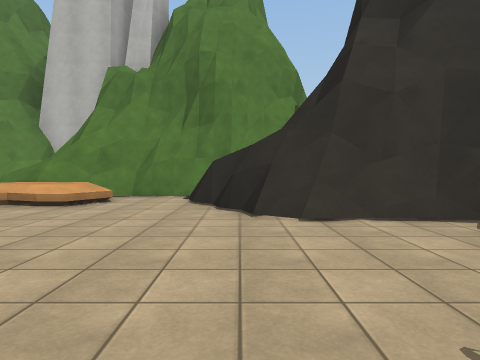
view 1 (above)

24 first-person views from a walk through a scene from a Unity 3-D project. The camera is 1.3 m above the floor, tilts 2° down and sees 75° across. The floor is counted in squares, 2 m on a side. Each view is taken from the middle of a square. On the plan, view 1 faces up. The plan holds only what a view shows up to about 10 squares ahead; the rest is blank. The place goes on beyond the plan. The player character is not drawn. Surface patterns are stand-ins for the level's own textures.

view 2
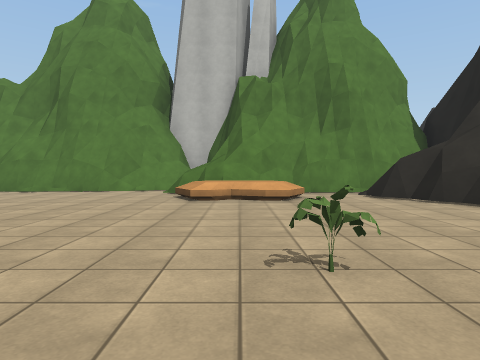

view 3
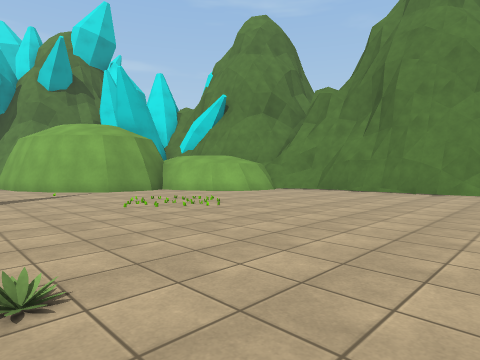

view 4
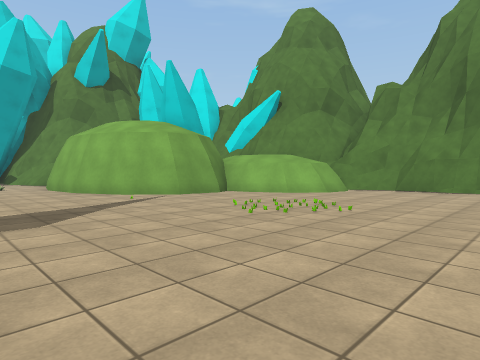

view 5
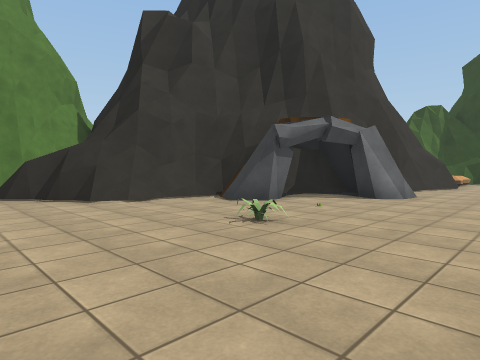

view 6
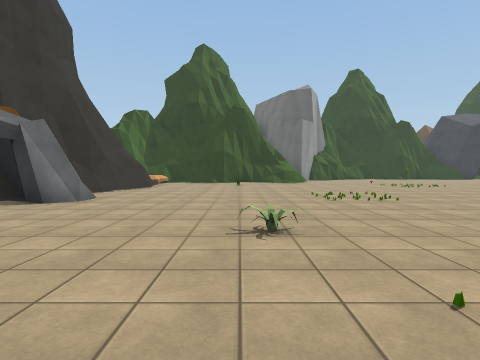

view 7
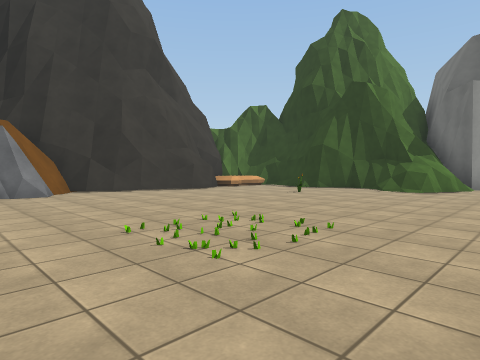

view 8
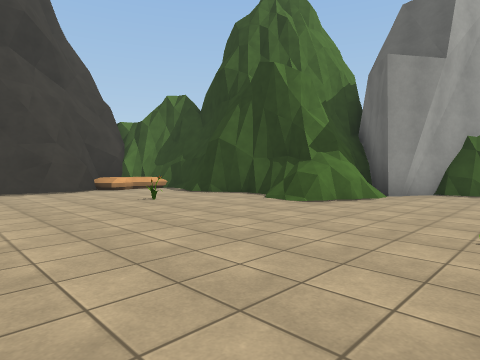

view 9
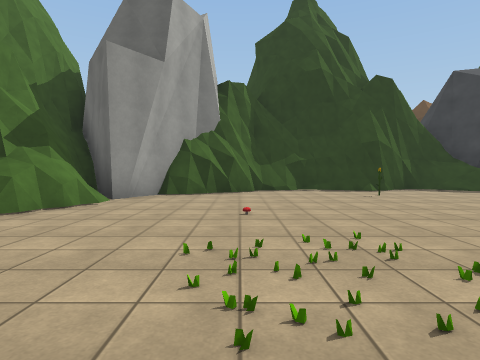

view 10
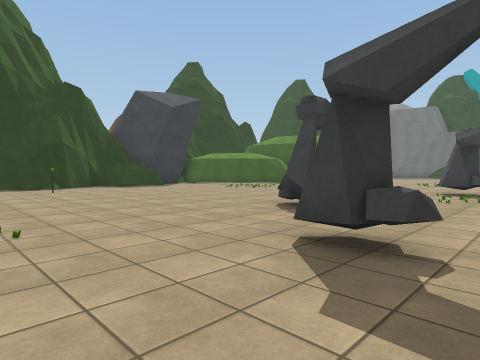

view 11
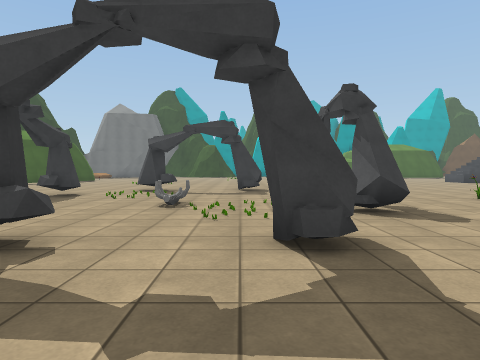

view 12
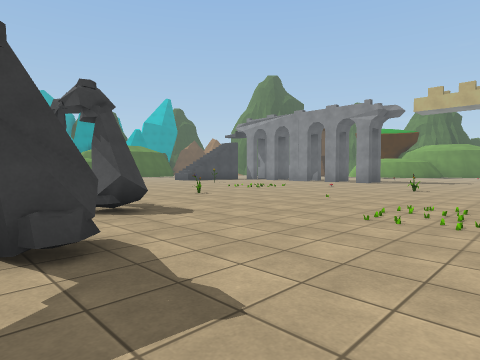

view 13
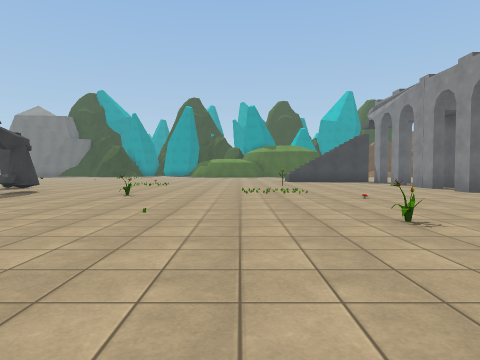

view 14
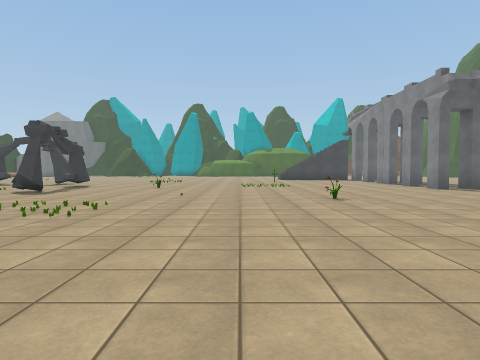

view 15
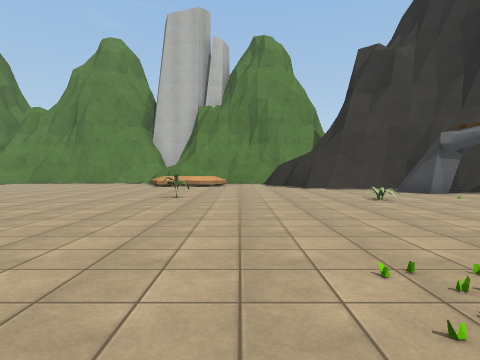

view 16
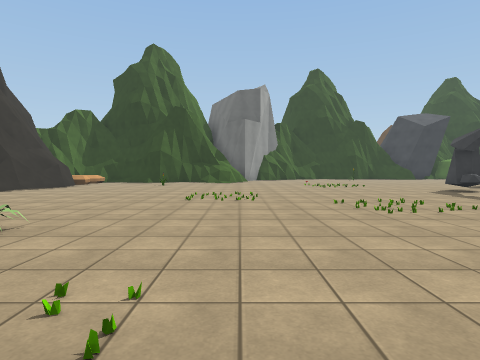

view 17
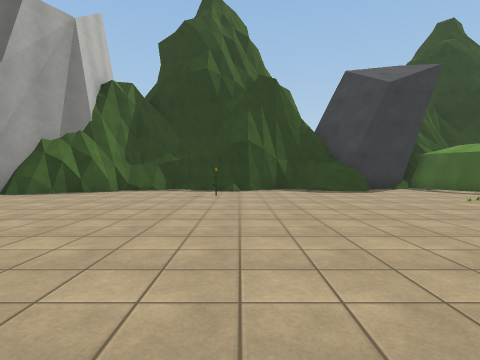

view 18
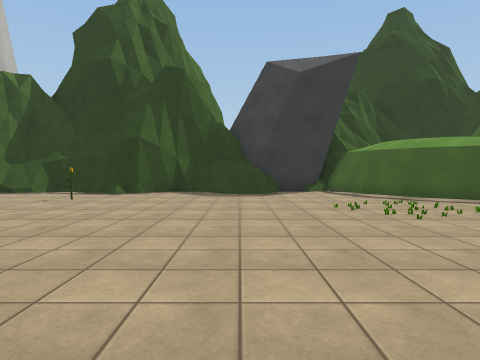

view 19
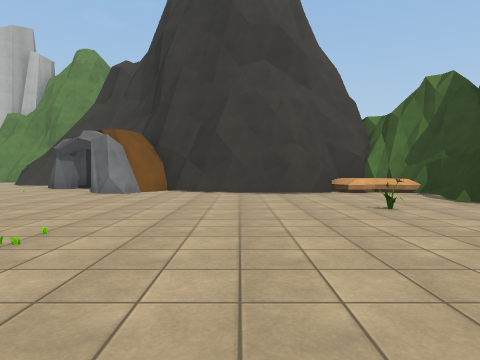

view 20
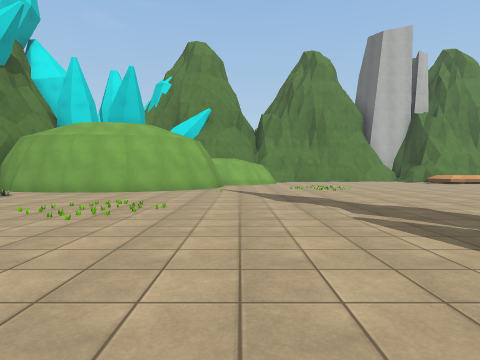

view 21
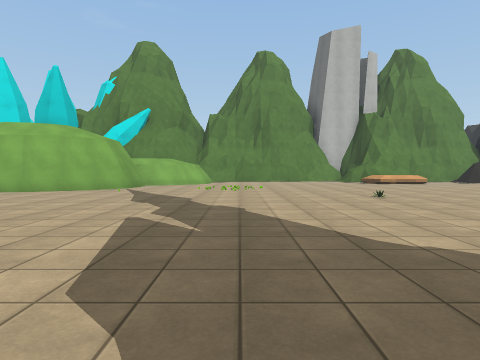

view 22
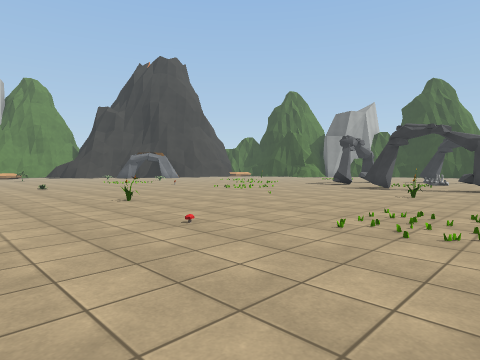

view 23
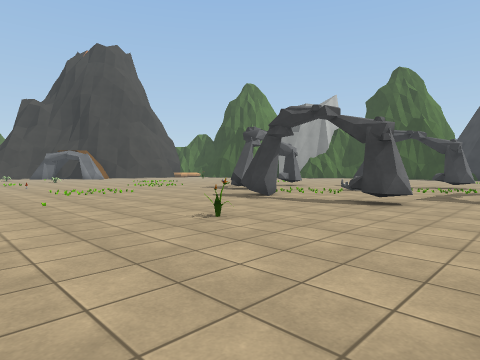

view 24
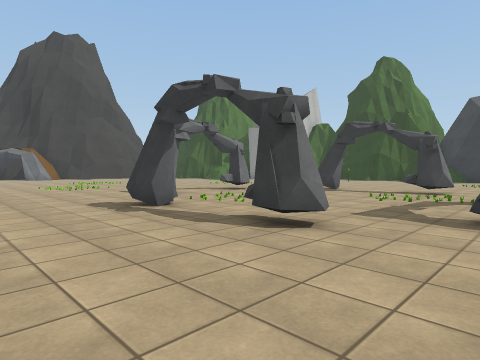

### Floor plan
Key: @ floor where view 1 was taken; # wall or solid block; . floor; / step, stairs or slope; = window, fence, low wall or low ledge; R rock; P plant; B bones; O other object.
Columns run from 18 left of view 1 to 19 right of it. Each row starts with its distance up from view 1.
  9           ####
  8      #######===#####
  7      #....../##/..=
  6      #......./R/..#
  5    ###............###
  4    #...............####
  3   ##.................####
  2  ##.....................###  ####
  1 ##.............P...P...##.####/R#
  0 ..................@.............#
 -1 ..........P.....................#
 -2 ................................#
 -3 ............ .......P........P..##
 -4  ..........   ..................###
 -5  ..........    ..O..............=####
 -6   ........      ........O.......==##
 -7    ......      ....................#
 -8     .  .     ......................##
 -9             ...................O....##
-10             .........................#
-11             .......O.................#
-12            ........................O.#
-13            ...P........RR.R..........#
-14           .......O...................#
-15          .............R.....R........#
-16          ....O...........B........../#
-17           .........P..R.....R......./#
-18           .....O......R.....R........#
-19           ................RR...... .##
-20                 ........R..R...  ..##

Where each view was taken, in squares from view 1:
view 1: 0 up, 0 right, facing up
view 2: 1 down, 4 left, facing up
view 3: 1 down, 6 left, facing up-left
view 4: 2 down, 8 left, facing up-left
view 5: 2 down, 2 left, facing up-right
view 6: 3 down, 1 left, facing right
view 7: 8 down, 4 right, facing up-right
view 8: 9 down, 8 right, facing up-right
view 9: 9 down, 9 right, facing right
view 10: 10 down, 7 right, facing down-right
view 11: 10 down, 6 right, facing down
view 12: 10 down, 6 right, facing down-left
view 13: 9 down, 2 left, facing down
view 14: 6 down, 2 left, facing down
view 15: 6 down, 2 left, facing up
view 16: 6 down, 1 left, facing right
view 17: 13 down, 9 right, facing right
view 18: 16 down, 10 right, facing right
view 19: 8 down, 9 right, facing up
view 20: 8 down, 14 left, facing up
view 21: 8 down, 11 left, facing up
view 22: 19 down, 7 left, facing up-right
view 23: 20 down, 2 left, facing up-right
view 24: 20 down, 1 right, facing up-right
